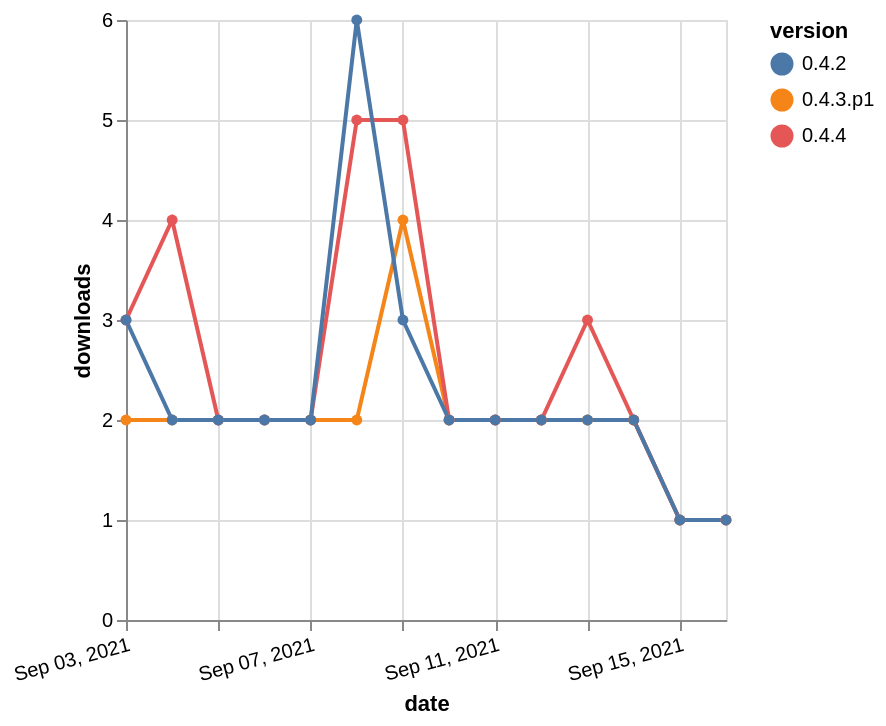

This figure's Vega-Lite source:
### Vega-Lite specification from a JSON file in a GitHub repository (floating-point values rounded to 4 significant figures)
{"$schema": "https://vega.github.io/schema/vega-lite/v5.json", "description": "A simple bar chart with embedded data.", "data": {"values": [{"date": "2021-09-03", "total": 2524, "delta": 2, "version": "0.4.3.p1"}, {"date": "2021-09-04", "total": 2526, "delta": 2, "version": "0.4.3.p1"}, {"date": "2021-09-05", "total": 2528, "delta": 2, "version": "0.4.3.p1"}, {"date": "2021-09-06", "total": 2530, "delta": 2, "version": "0.4.3.p1"}, {"date": "2021-09-07", "total": 2532, "delta": 2, "version": "0.4.3.p1"}, {"date": "2021-09-08", "total": 2534, "delta": 2, "version": "0.4.3.p1"}, {"date": "2021-09-09", "total": 2538, "delta": 4, "version": "0.4.3.p1"}, {"date": "2021-09-10", "total": 2540, "delta": 2, "version": "0.4.3.p1"}, {"date": "2021-09-11", "total": 2542, "delta": 2, "version": "0.4.3.p1"}, {"date": "2021-09-12", "total": 2544, "delta": 2, "version": "0.4.3.p1"}, {"date": "2021-09-13", "total": 2546, "delta": 2, "version": "0.4.3.p1"}, {"date": "2021-09-14", "total": 2548, "delta": 2, "version": "0.4.3.p1"}, {"date": "2021-09-15", "total": 2549, "delta": 1, "version": "0.4.3.p1"}, {"date": "2021-09-16", "total": 2550, "delta": 1, "version": "0.4.3.p1"}, {"date": "2021-09-03", "total": 2455, "delta": 3, "version": "0.4.4"}, {"date": "2021-09-04", "total": 2459, "delta": 4, "version": "0.4.4"}, {"date": "2021-09-05", "total": 2461, "delta": 2, "version": "0.4.4"}, {"date": "2021-09-06", "total": 2463, "delta": 2, "version": "0.4.4"}, {"date": "2021-09-07", "total": 2465, "delta": 2, "version": "0.4.4"}, {"date": "2021-09-08", "total": 2470, "delta": 5, "version": "0.4.4"}, {"date": "2021-09-09", "total": 2475, "delta": 5, "version": "0.4.4"}, {"date": "2021-09-10", "total": 2477, "delta": 2, "version": "0.4.4"}, {"date": "2021-09-11", "total": 2479, "delta": 2, "version": "0.4.4"}, {"date": "2021-09-12", "total": 2481, "delta": 2, "version": "0.4.4"}, {"date": "2021-09-13", "total": 2484, "delta": 3, "version": "0.4.4"}, {"date": "2021-09-14", "total": 2486, "delta": 2, "version": "0.4.4"}, {"date": "2021-09-15", "total": 2487, "delta": 1, "version": "0.4.4"}, {"date": "2021-09-16", "total": 2488, "delta": 1, "version": "0.4.4"}, {"date": "2021-09-03", "total": 3755, "delta": 3, "version": "0.4.2"}, {"date": "2021-09-04", "total": 3757, "delta": 2, "version": "0.4.2"}, {"date": "2021-09-05", "total": 3759, "delta": 2, "version": "0.4.2"}, {"date": "2021-09-06", "total": 3761, "delta": 2, "version": "0.4.2"}, {"date": "2021-09-07", "total": 3763, "delta": 2, "version": "0.4.2"}, {"date": "2021-09-08", "total": 3769, "delta": 6, "version": "0.4.2"}, {"date": "2021-09-09", "total": 3772, "delta": 3, "version": "0.4.2"}, {"date": "2021-09-10", "total": 3774, "delta": 2, "version": "0.4.2"}, {"date": "2021-09-11", "total": 3776, "delta": 2, "version": "0.4.2"}, {"date": "2021-09-12", "total": 3778, "delta": 2, "version": "0.4.2"}, {"date": "2021-09-13", "total": 3780, "delta": 2, "version": "0.4.2"}, {"date": "2021-09-14", "total": 3782, "delta": 2, "version": "0.4.2"}, {"date": "2021-09-15", "total": 3783, "delta": 1, "version": "0.4.2"}, {"date": "2021-09-16", "total": 3784, "delta": 1, "version": "0.4.2"}]}, "width": "container", "mark": {"type": "line", "point": {"filled": true}}, "encoding": {"x": {"field": "date", "type": "temporal", "timeUnit": "yearmonthdate", "title": "date", "axis": {"labelAngle": -15}}, "y": {"field": "delta", "type": "quantitative", "title": "downloads"}, "color": {"field": "version", "type": "nominal"}, "tooltip": {"field": "delta"}}}
